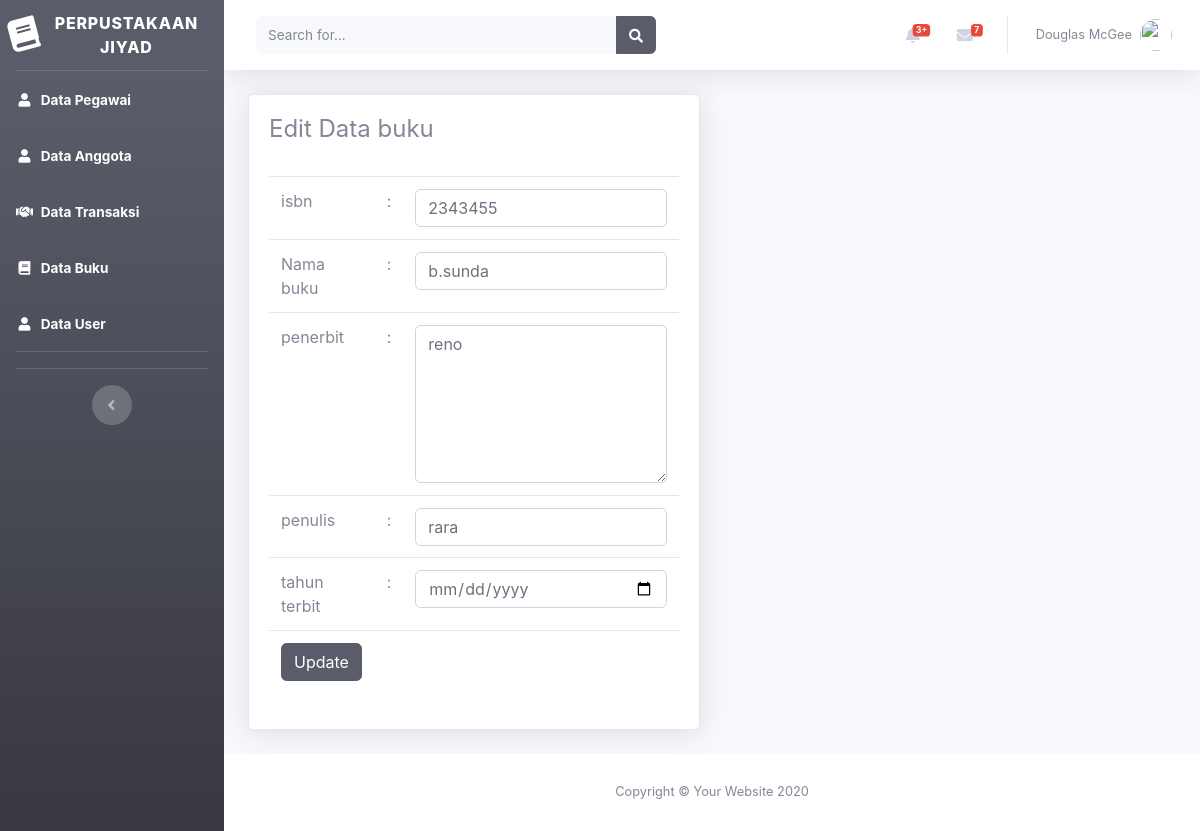
The page /beranda.php?page=buku&aksi=edit&id=22332 on the database its author committed.
### tables this page shows
CREATE TABLE `tabel_buku` (
  `id_buku` int(7) NOT NULL,
  `isbn` varchar(30) NOT NULL,
  `nama_buku` varchar(50) NOT NULL,
  `penulis` varchar(50) NOT NULL,
  `penerbit` varchar(50) NOT NULL,
  `tahun_terbit` year(4) NOT NULL
);

### views/buku/editbuku.php (the view, shortened to what this page needs)
<?php
    @$id = $_GET['id'];
    $sql    = "select * from tabel_buku where id_buku=$id";
    $show   = $db->query($sql);
    $hasil  = mysqli_fetch_assoc($show);
?>
<div class="container-fluid">
    <div class="row">
        <div class="col-lg-6">
            <div class="card shadow mb-4">
                <div class="card-body">
                    <div class="table-responsive">
                        <h4>Edit Data buku</h4>
                        <br>
                        <form action="model/buku/prosesupdatebuku.php" method="POST">
                            <table class="table">
                                <tr>
                                    <td>isbn</td>
                                    <td>:</td>
                                    <td><input type="text" class="form-control" name="isbn" id="isbn"
                                            value="<?php echo $hasil['isbn']?>">
                                    </td>
                                </tr>
                                <tr>
                                    <td>Nama buku</td>
                                    <td>:</td>
                                    <td><input type="text" class="form-control" name="nama_buku" id="nama_buku"
                                            value="<?php echo $hasil['nama_buku']?>"></td>
                                </tr>
                                <tr>
                                    <td>penerbit</td>
                                    <td>:</td>
                                    <td><textarea class="form-control" name="penerbit" id="pnerbit" cols="10"
                                            rows="6"><?php echo  $hasil['penerbit']?></textarea></td>
                                </tr>
                                <tr>
                                    <td>penulis</td>
                                    <td>:</td>
                                    <td><input type="text" class="form-control" name="penulis" id="penulis"
                                            value="<?php echo $hasil['penulis']?>"></td>
                                </tr>
                                <tr>
                                <tr>
                                    <td>tahun terbit</td>
                                    <td>:</td>
                                    <td><input type="date" class="form-control" name="tahun_terbit" id="tahun_terbit"
                                            value="<?php echo $hasil['tahun_terbit']?>"></td>
                                </tr>
                                <tr>
                                    <td colspan="3">
                                        <input type="submit" class="btn btn-dark" value="Update">
                                    </td>
                                </tr>
                            </table>
                        </form>
                    </div>
                </div>
            </div>
        </div>
    </div>
</div>

### rows shown on the page
tabel_buku: isbn "2343455", nama_buku "b.sunda", penerbit "reno", penulis "rara"
